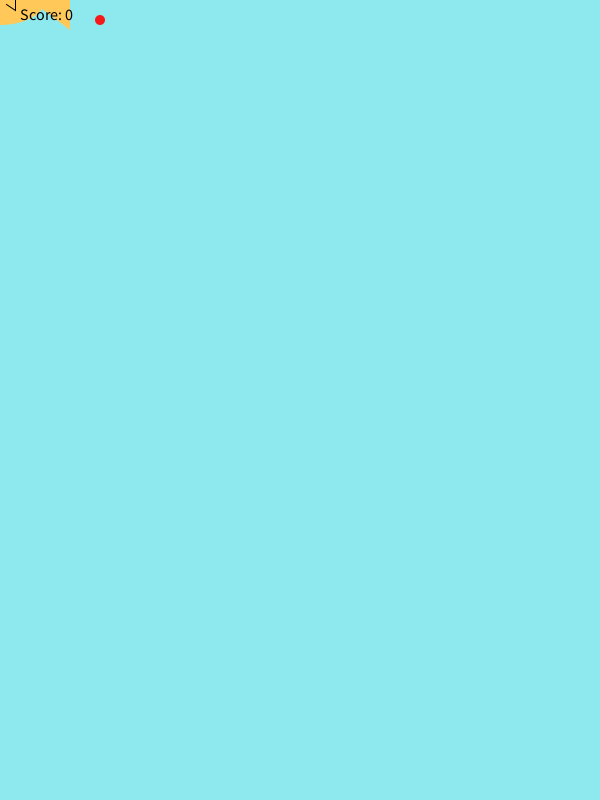
Frame 1 (no input)
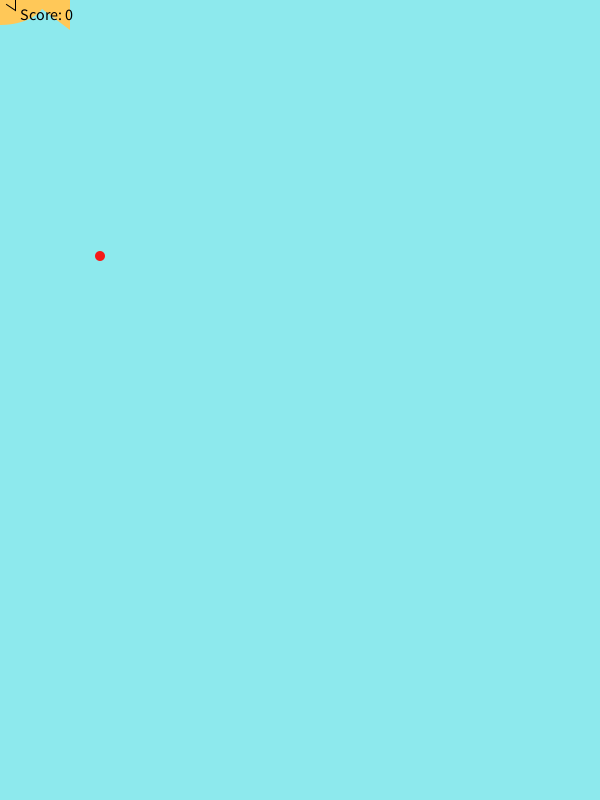
Frame 60 (the mouse pressed at the canvas centre just before this capture)
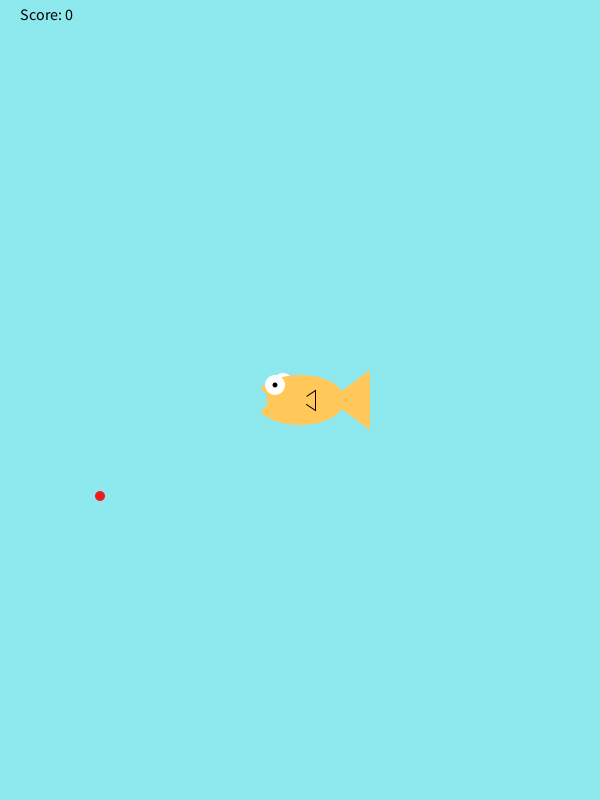
Frame 120 (the mouse held since frame 60 and released just before this capture)

The Processing sketch that drew these frames (run headless with seeded random() and noise(); from frame 60 on, the mouse is pressed at the canvas centre):

// Processing sketch: Fish
// ── Fish.pde
int foodX = 100;
int foodY = 20;
int score;

void setup() {
  size(600, 800);

}

void draw() {
  
  background(141,233,237);
  fill(#F51919);
  noStroke();
  ellipse(foodX, foodY, 10, 10);
  drawFish();
  
  fill(0, 0, 0);
  textSize(16);
  text("Score: " + score, 20, 20);
  
  foodY = foodY + 4;
    
  if(foodY == 800) {
    foodX = (int) random(width-20);
    foodY = 0;
  }
  
  checkCatch(foodX, foodY);
  
  if(score == 25) {
  textSize(18); //if it’s not big enough
  text("You won!", 300, 400);
  stop();
  }
}

void drawFish(){
     noStroke();
     fill(255,255,255);
     ellipse(mouseX-17,mouseY-17,20,20); //back side eye
     fill(255,200,88);
     ellipse(mouseX,mouseY,90,50); //body
     triangle(mouseX+30,mouseY,mouseX+70,mouseY+30,mouseX+70,mouseY-30); //tail
     stroke(0);
     triangle(mouseX,mouseY,mouseX+15,mouseY+10,mouseX+15,mouseY-10); //side fin
     noStroke();
     fill(255,200,88);
     ellipse(mouseX,mouseY,15,15); //side fin cover
     noStroke();
     fill(255,255,255);
     ellipse(mouseX-25,mouseY-15,20,20); //front eye
     fill(0,0,0);
     ellipse(mouseX-25,mouseY-15,5,5); //pupil
     fill(141,233,237);
     ellipse(mouseX-45,mouseY,25,25); //mouth
}

void checkCatch(int x, int y){
     if(x > mouseX && x < mouseX+70){
          if(y > mouseY-17 && y < mouseY+30){
               score++;
               foodY = 20; //if the food was eaten, make more food fall from the top
               foodX = (int) random(width-20);
          }
     }
     else if (foodY > height && score > 0){
          score--;
     }
}
